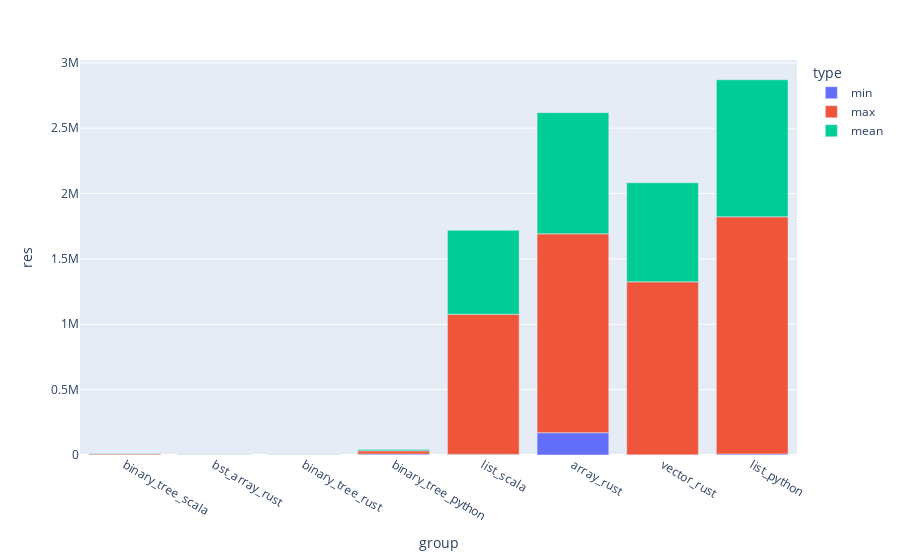

Here is the notebook cell this chart was saved with:
### Code cell
fig = px.bar(df, x="group", y="res", color="type")
fig.show()

### Figure 1 — Plotly figure (JSON) as saved in the notebook; plotly's stock layout.template omitted (floating-point values rounded to 4 significant figures)
{"data": [{"alignmentgroup": "True", "hovertemplate": "type=min<br>group=%{x}<br>res=%{y}<extra></extra>", "legendgroup": "min", "marker": {"color": "#636efa", "pattern": {"shape": ""}}, "name": "min", "offsetgroup": "min", "orientation": "v", "showlegend": true, "textposition": "auto", "type": "bar", "x": ["binary_tree_scala", "bst_array_rust", "binary_tree_rust", "binary_tree_python", "list_scala", "array_rust", "vector_rust", "list_python"], "xaxis": "x", "y": [2060.0, 908, 977, 7194.0, 5580.0, 170692, 978, 7962.0], "yaxis": "y"}, {"alignmentgroup": "True", "hovertemplate": "type=max<br>group=%{x}<br>res=%{y}<extra></extra>", "legendgroup": "max", "marker": {"color": "#EF553B", "pattern": {"shape": ""}}, "name": "max", "offsetgroup": "max", "orientation": "v", "showlegend": true, "textposition": "auto", "type": "bar", "x": ["binary_tree_scala", "bst_array_rust", "binary_tree_rust", "binary_tree_python", "list_scala", "array_rust", "vector_rust", "list_python"], "xaxis": "x", "y": [7543.0, 1467, 1886, 24510.0, 1071000.0, 1521213, 1323352, 1814000.0], "yaxis": "y"}, {"alignmentgroup": "True", "hovertemplate": "type=mean<br>group=%{x}<br>res=%{y}<extra></extra>", "legendgroup": "mean", "marker": {"color": "#00cc96", "pattern": {"shape": ""}}, "name": "mean", "offsetgroup": "mean", "orientation": "v", "showlegend": true, "textposition": "auto", "type": "bar", "x": ["binary_tree_scala", "bst_array_rust", "binary_tree_rust", "binary_tree_python", "list_scala", "array_rust", "vector_rust", "list_python"], "xaxis": "x", "y": [2993.0, 1208.0, 1364.0, 11120.0, 643100.0, 926800.0, 758000.0, 1048000.0], "yaxis": "y"}], "layout": {"barmode": "relative", "legend": {"title": {"text": "type"}, "tracegroupgap": 0}, "margin": {"t": 60}, "xaxis": {"anchor": "y", "domain": [0, 1], "title": {"text": "group"}}, "yaxis": {"anchor": "x", "domain": [0, 1], "title": {"text": "res"}}}}
